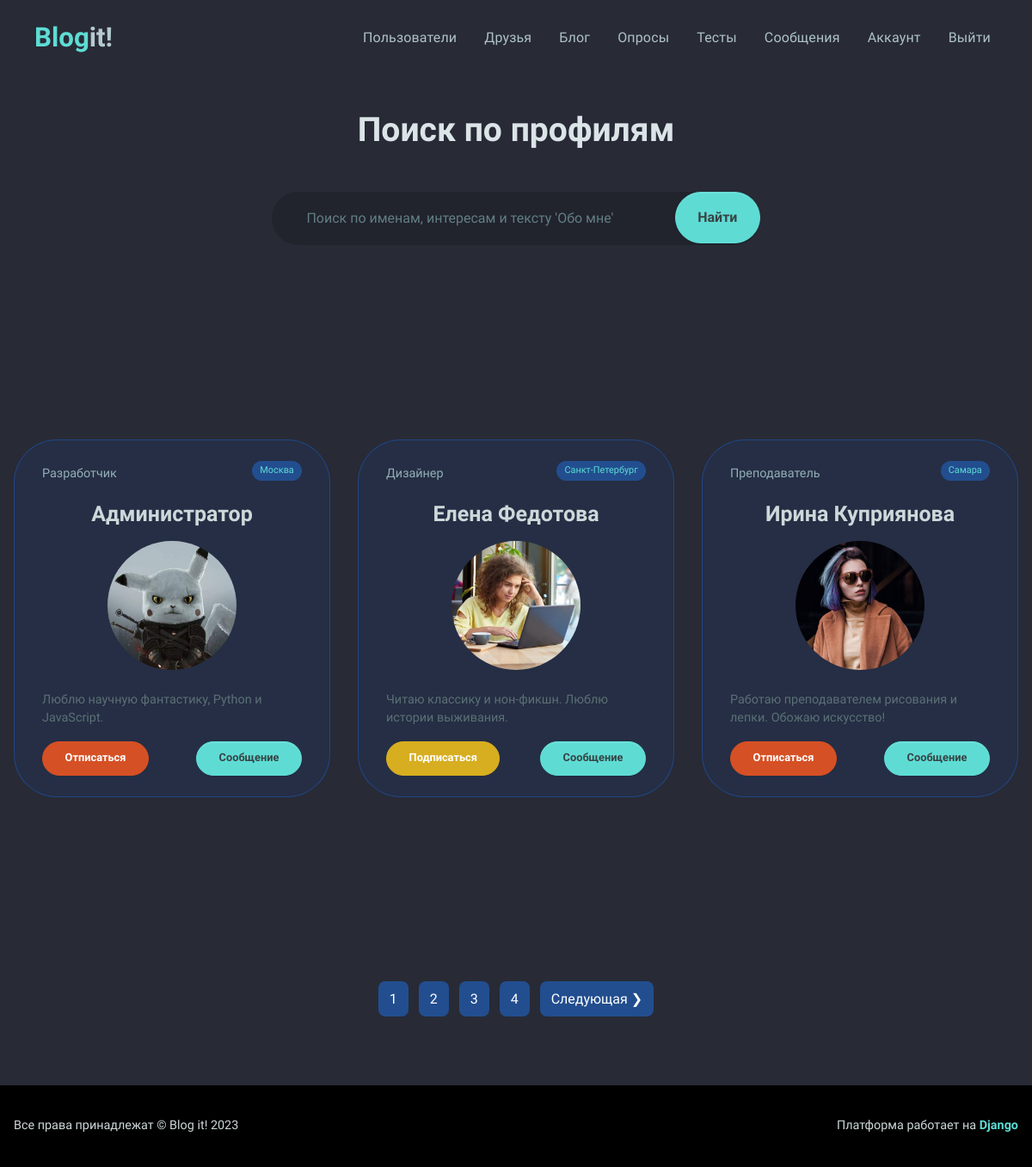
Screenshot of /profiles/ (signed in) with the database file from the repository.
### users/models.py (models this page shows, shortened)
class Profile(models.Model):
    user = models.OneToOneField(User,
        on_delete=models.CASCADE)
    name = models.CharField(max_length=50,
        blank=True, null=True)
    email = models.EmailField(max_length=50,
        blank=True, null=True)
    username = models.CharField(max_length=50,
        blank=True, null=True)
    summary = models.CharField(max_length=100,
        blank=True, null=True)
    city = models.CharField(max_length=20,
        blank=True, null=True)
    profession = models.CharField(max_length=50,
        blank=True, null=True)
    about = models.TextField(blank=True, null=True)
    image = models.ImageField(
        null=True, blank=True, upload_to='profile_images',
        default='profile_images/default.jpg')
    github = models.CharField(max_length=100,
        default='https://github.com')
    twitter = models.CharField(max_length=100,
        default='https://twitter.com')
    linkedin = models.CharField(max_length=100,
        default='https://linkedin.com')
    youtube = models.CharField(max_length=100,
        default='https://youtube.com')
    website = models.CharField(max_length=100,
        default='https://mysite.com')
    created = models.DateTimeField(auto_now_add=True)
    follows = models.ManyToManyField(
        'self', related_name='followed_by',
        symmetrical=False, blank=True
    )
    class Meta:
        ordering = ['created']
        verbose_name = 'Профиль'
        verbose_name_plural = 'Профили'

### users/views.py (the view)
# urls.py: path('profiles/', views.profiles, name='profiles'),
def profiles(request):
    profiles, search_query = searchProfiles(request)
    custom_range, profiles = paginateObjects(request,
        profiles, 3)
    context = {'profiles': profiles,
    'search_query': search_query,
    'custom_range': custom_range}
    return render(request, 'users/profiles.html', context)

### users/utils.py (called while the page is built)
def paginateObjects(request, objects, results):
    page = request.GET.get('page')
    paginator = Paginator(objects, results)
    try:
        objects = paginator.page(page)
    except PageNotAnInteger:
        page = 1
        objects = paginator.page(page)
    except EmptyPage:
        page = paginator.num_pages
        objects = paginator.page(page)
    leftIndex = (int(page) - 4)
    if leftIndex < 1:
        leftIndex = 1
    rightIndex = (int(page) + 5)
    if rightIndex > paginator.num_pages:
        rightIndex = paginator.num_pages + 1
    custom_range = range(leftIndex, rightIndex)
    return custom_range, objects

def searchProfiles(request):
    search_query = ''
    if request.GET.get('search_query'):
        search_query = request.GET.get('search_query')
    interest = Interest.objects.filter(name__icontains=search_query)
    if request.user.is_authenticated:
        profiles = Profile.objects.exclude(user=request.user).distinct().filter(
        Q(name__icontains=search_query) |
        Q(summary__icontains=search_query) |
        Q(interest__in=interest)
    )
    else:
        profiles = Profile.objects.distinct().filter(
        Q(name__icontains=search_query) |
        Q(summary__icontains=search_query) |
        Q(interest__in=interest)
    )
    return profiles, search_query

### users/templates/users/profiles.html (shortened to what this page needs)
{% extends 'base.html' %}
{% block content %}
    <section>
        <div class="container mt-5">
            <div class="row">
                <h2 class="text-light text-center my-5">Поиск по профилям</h2>
                <div class="mx-auto col-10 col-md-8 col-lg-6">
                    <form class="text-light" action="{% url 'profiles' %}" method="get">
                        <div class="input-group-icon">
                            <input class="form-control form-ensurance-control"
                                   type="text"
                                   name="search_query"
                                   value="{{ search_query }}"
                                   id="formInput#search"
                                   placeholder="Поиск по именам, интересам и тексту 'Обо мне'"
                                   aria-label="search"/>
                            <button class="btn btn-primary btn-subscribe" type="submit">Найти</button>
                        </form>
                    </div>
                </div>
            </div>
        <div class="container mt-5 mb-5">
            <div class="row flex-center vh-100 circle-blend circle-blend-left circle-primary">
                <div class="col-12">
                    <div class="row align-items-center circle-blend circle-blend-right circle-warning">
                        {% for profile in profiles %}
                            <div class="col-md-6 col-lg-4 mb-4">
                                <div class="card p-3 h-100 card-soft-primary">
                                    <div class="card-body px-3">
                                        <div class="d-flex flex-between-center">
                                            <p class="fw-normal mb-0 text-400">{{ profile.profession }}</p>
                                            <h6>
                                                <span class="badge rounded-pill text-primary" style="background:#224E8F;">{{ profile.city }}</span>
                                            </h6>
                                        </div>
                                        <h5 class="fw-bold fs-2 text-200 my-3 text-center">{{ profile.name }}</h5>
                                        <div class="profile-image-wrapper">
                                            <div class="profile-image">
                                                <a href="{% url 'user-profile' profile.username %}">
                                                    <img src="{{ profile.image.url }}" alt="profile" />
                                                </a>
                                            </div>
                                        </div>
                                        <p>{{ profile.summary }}</p>
                                        <div class="d-flex justify-content-between">
                                            <form action="{% url 'follow-unfollow' profile.username %}" method="POST">
                                                {% if profile in user.profile.follows.all %}
                                                    <span class="text-start">
                                                        <button class="btn btn-danger rounded-pill btn-md"
                                                                name="follow"
                                                                value="unfollow"
                                                                type="submit">Отписаться</button>
                                                    {% else %}
                                                        <button class="btn btn-warning rounded-pill btn-md"
                                                                name="follow"
                                                                value="follow"
                                                                type="submit">Подписаться</button>
                                                    {% endif %}
                                                </span>
                                            </form>
                                            <span class="text-end">
                                                <a class="btn btn-primary rounded-pill btn-md"
                                                   href="{% url 'create-message' profile.username %}">Сообщение</a>
                                            </span>
                                        </div>
                                    </div>
                                </div>
                            </div>
                        {% endfor %}
                    </div>
                </div>
            </div>
            {% include 'pagination.html' with queryset=profiles custom_range=custom_range %}
        </div>
    </section>
{% endblock content %}

### rows the page displays
Profile: profession "Разработчик", city "Москва", name "Администратор", image (picture), summary "Люблю научную фантастику, Python и JavaScript.", shows "Отписаться"
Profile: profession "Дизайнер", city "Санкт-Петербург", name "Елена Федотова", image (picture), summary "Читаю классику и нон-фикшн. Люблю истории выживания.", shows "Подписаться"
Profile: profession "Преподаватель", city "Самара", name "Ирина Куприянова", image (picture), summary "Работаю преподавателем рисования и лепки. Обожаю искусство!", shows "Отписаться"

### other values shown
{{ page }} "1"
{{ page }} "2" "3" "4"
